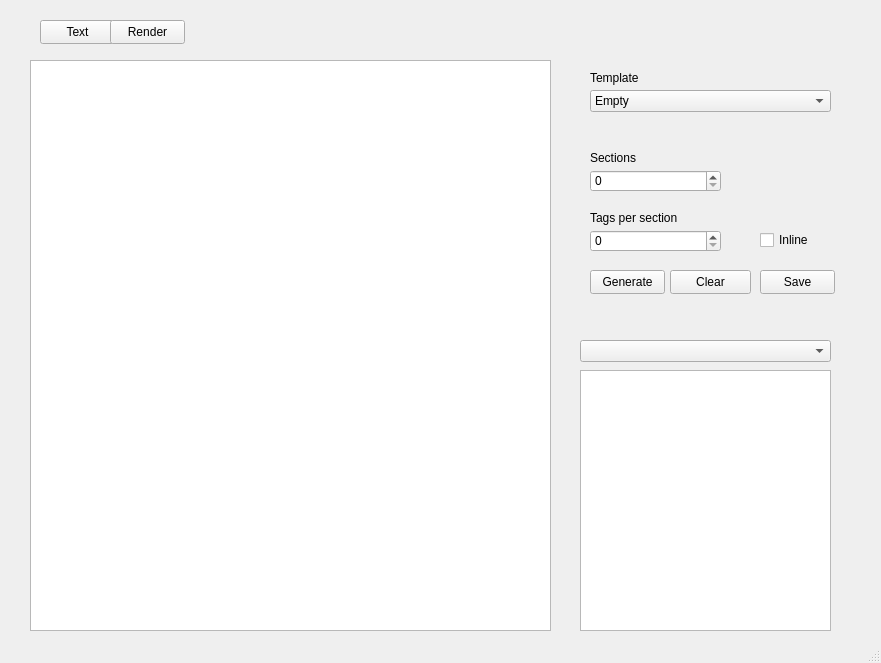
<?xml version="1.0" encoding="UTF-8"?>
<ui version="4.0">
 <class>MainWindow</class>
 <widget class="QMainWindow" name="MainWindow">
  <property name="geometry">
   <rect>
    <x>0</x>
    <y>0</y>
    <width>881</width>
    <height>663</height>
   </rect>
  </property>
  <property name="acceptDrops">
   <bool>true</bool>
  </property>
  <property name="windowTitle">
   <string>MainWindow</string>
  </property>
  <widget class="QWidget" name="centralwidget">
   <widget class="QComboBox" name="templates">
    <property name="geometry">
     <rect>
      <x>590</x>
      <y>90</y>
      <width>241</width>
      <height>22</height>
     </rect>
    </property>
    <property name="editable">
     <bool>false</bool>
    </property>
    <item>
     <property name="text">
      <string>Empty</string>
     </property>
    </item>
    <item>
     <property name="text">
      <string>Standard</string>
     </property>
    </item>
   </widget>
   <widget class="QSpinBox" name="sections_spin">
    <property name="geometry">
     <rect>
      <x>590</x>
      <y>170</y>
      <width>131</width>
      <height>22</height>
     </rect>
    </property>
   </widget>
   <widget class="QLabel" name="sections_label">
    <property name="geometry">
     <rect>
      <x>590</x>
      <y>150</y>
      <width>49</width>
      <height>16</height>
     </rect>
    </property>
    <property name="text">
     <string>Sections</string>
    </property>
   </widget>
   <widget class="QSpinBox" name="divs_spin">
    <property name="geometry">
     <rect>
      <x>590</x>
      <y>230</y>
      <width>131</width>
      <height>22</height>
     </rect>
    </property>
   </widget>
   <widget class="QLabel" name="divs_label">
    <property name="geometry">
     <rect>
      <x>590</x>
      <y>210</y>
      <width>131</width>
      <height>16</height>
     </rect>
    </property>
    <property name="text">
     <string>Tags per section</string>
    </property>
   </widget>
   <widget class="QPushButton" name="generate_btn">
    <property name="geometry">
     <rect>
      <x>590</x>
      <y>270</y>
      <width>75</width>
      <height>24</height>
     </rect>
    </property>
    <property name="text">
     <string>Generate</string>
    </property>
   </widget>
   <widget class="QPushButton" name="text_btn">
    <property name="geometry">
     <rect>
      <x>40</x>
      <y>20</y>
      <width>75</width>
      <height>24</height>
     </rect>
    </property>
    <property name="text">
     <string>Text</string>
    </property>
   </widget>
   <widget class="QPushButton" name="render_btn">
    <property name="geometry">
     <rect>
      <x>110</x>
      <y>20</y>
      <width>75</width>
      <height>24</height>
     </rect>
    </property>
    <property name="text">
     <string>Render</string>
    </property>
   </widget>
   <widget class="QPushButton" name="save_btn">
    <property name="geometry">
     <rect>
      <x>760</x>
      <y>270</y>
      <width>75</width>
      <height>24</height>
     </rect>
    </property>
    <property name="text">
     <string>Save</string>
    </property>
   </widget>
   <widget class="QTextEdit" name="text_edit">
    <property name="geometry">
     <rect>
      <x>30</x>
      <y>60</y>
      <width>521</width>
      <height>571</height>
     </rect>
    </property>
    <property name="focusPolicy">
     <enum>Qt::ClickFocus</enum>
    </property>
    <property name="acceptDrops">
     <bool>false</bool>
    </property>
    <property name="tabChangesFocus">
     <bool>false</bool>
    </property>
    <property name="lineWrapMode">
     <enum>QTextEdit::NoWrap</enum>
    </property>
   </widget>
   <widget class="QLabel" name="template_label">
    <property name="geometry">
     <rect>
      <x>590</x>
      <y>70</y>
      <width>49</width>
      <height>16</height>
     </rect>
    </property>
    <property name="text">
     <string>Template</string>
    </property>
   </widget>
   <widget class="QTreeView" name="treeView">
    <property name="geometry">
     <rect>
      <x>580</x>
      <y>370</y>
      <width>251</width>
      <height>261</height>
     </rect>
    </property>
   </widget>
   <widget class="QComboBox" name="current_section_combo">
    <property name="geometry">
     <rect>
      <x>580</x>
      <y>340</y>
      <width>251</width>
      <height>22</height>
     </rect>
    </property>
    <property name="editable">
     <bool>false</bool>
    </property>
   </widget>
   <widget class="QCheckBox" name="inline_check">
    <property name="geometry">
     <rect>
      <x>760</x>
      <y>230</y>
      <width>76</width>
      <height>20</height>
     </rect>
    </property>
    <property name="text">
     <string>Inline</string>
    </property>
   </widget>
   <widget class="QPushButton" name="clear_btn">
    <property name="geometry">
     <rect>
      <x>670</x>
      <y>270</y>
      <width>81</width>
      <height>24</height>
     </rect>
    </property>
    <property name="text">
     <string>Clear</string>
    </property>
   </widget>
  </widget>
  <widget class="QStatusBar" name="statusbar"/>
 </widget>
 <resources/>
 <connections/>
</ui>
